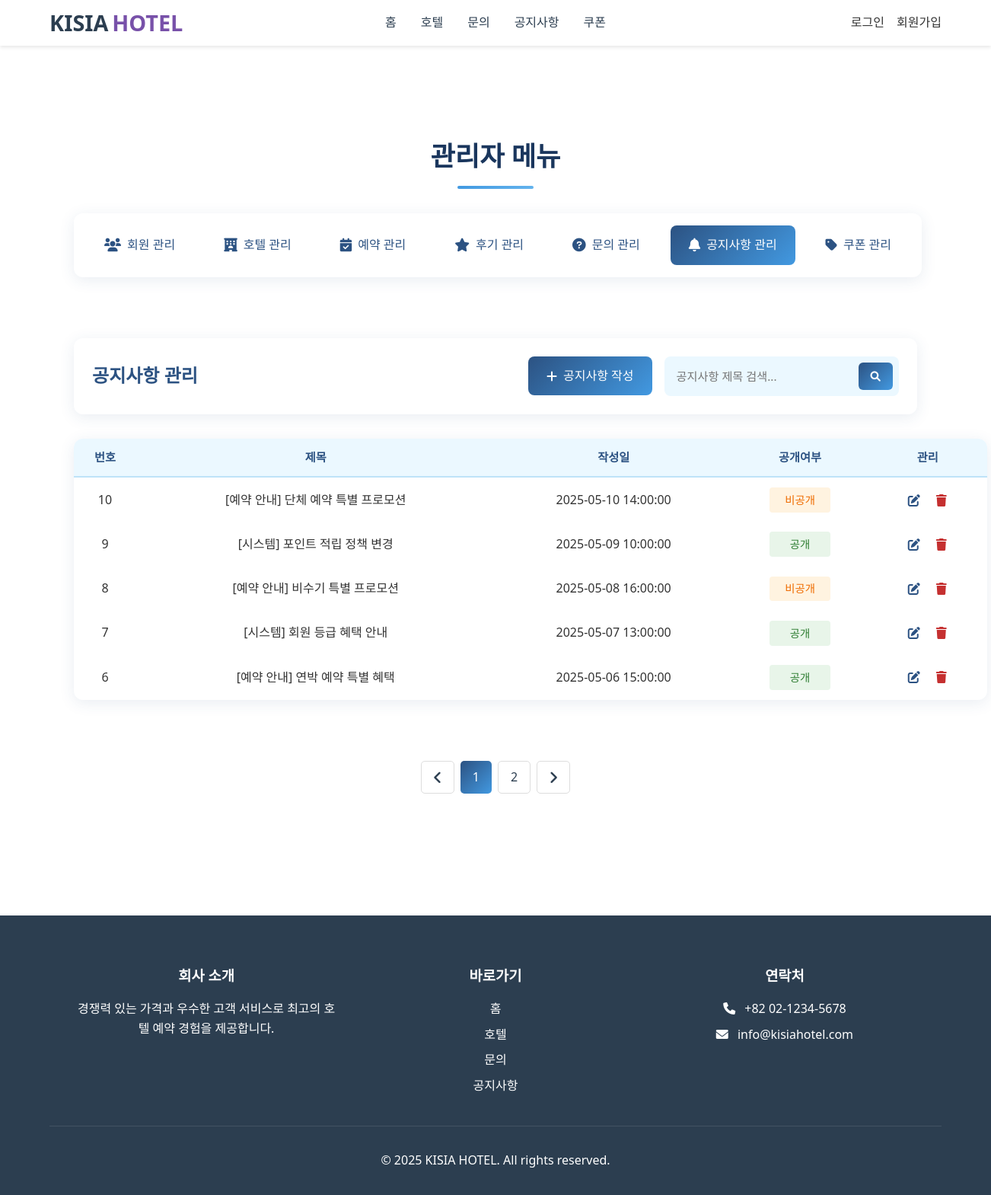
Page /admin/admin.php?tab=notices on the committed database.
### tables this page shows
CREATE TABLE notices (
    notice_id INT PRIMARY KEY AUTO_INCREMENT,
    user_id INT NOT NULL,
    title VARCHAR(255) NOT NULL,
    content TEXT NOT NULL,
    created_at DATETIME DEFAULT CURRENT_TIMESTAMP,
    is_released BOOLEAN DEFAULT TRUE,
    FOREIGN KEY (user_id) REFERENCES users(user_id)
);

### src/includes/info_for_admin.php (called while the page is built, shortened)
<?php
include_once __DIR__ . '/../includes/db_connection.php';
$current_tab = isset($_GET['tab']) ? $_GET['tab'] : 'users';
$items_per_page = 5;
$page = isset($_GET['page']) ? (int)$_GET['page'] : 1;
$offset = ($page - 1) * $items_per_page;
if ($current_tab === 'users') {
    if (isset($_GET['user_name_search']) && trim($_GET['user_name_search']) !== '') {
        $keyword = trim($_GET['user_name_search']);
        $count_sql = "SELECT COUNT(*) as total FROM users WHERE username LIKE '%$keyword%'";
        $count_result = $conn->query($count_sql);
        $total_items = $count_result->fetch_assoc()['total'];
        $total_pages = ceil($total_items / $items_per_page);
        $sql = "SELECT * FROM users WHERE username LIKE '%$keyword%' ORDER BY user_id ASC LIMIT $offset, $items_per_page";
        $result = $conn->query($sql);
        $users = [];
        if ($result && $result->num_rows > 0) {
            while ($row = $result->fetch_assoc()) {
                $users[] = $row;
            }
        }
    }
    else {
        $count_sql = "SELECT COUNT(*) as total FROM users";
        $count_result = $conn->query($count_sql);
        $total_items = $count_result->fetch_assoc()['total'];
        $total_pages = ceil($total_items / $items_per_page);
        $sql = "SELECT * FROM users ORDER BY user_id ASC LIMIT $offset, $items_per_page";
        $result = $conn->query($sql);
        $users = [];
        if ($result && $result->num_rows > 0) {
            while ($row = $result->fetch_assoc()) {
                $users[] = $row;
            }
        }
    }
}
else if ($current_tab === 'notices') {
    if (isset($_GET['notice_title_search']) && trim($_GET['notice_title_search']) !== '') {
        $keyword = trim($_GET['notice_title_search']);
        $count_sql = "SELECT COUNT(*) as total FROM notices WHERE title LIKE '%$keyword%'";
        $count_result = $conn->query($count_sql);
        $total_items = $count_result->fetch_assoc()['total'];
        $total_pages = ceil($total_items / $items_per_page);
        $sql = "SELECT n.*, u.username
                FROM notices n
                JOIN users u ON n.user_id = u.user_id
                WHERE n.title LIKE '%$keyword%'
                ORDER BY n.notice_id DESC
                LIMIT $offset, $items_per_page";
        $result = $conn->query($sql);
        $notices = [];
        if ($result && $result->num_rows > 0) {
            while ($row = $result->fetch_assoc()) {
                $notices[] = $row;
            }
        }
    }
    else {
        $sql = "SELECT n.*, u.username
                FROM notices n
                JOIN users u ON n.user_id = u.user_id
                ORDER BY n.notice_id DESC
                LIMIT $offset, $items_per_page";
        $result = $conn->query($sql);
        $notices = [];
        if ($result && $result->num_rows > 0) {
            while ($row = $result->fetch_assoc()) {
                $notices[] = $row;
            }
        }
    }
}
?>

### src/admin/admin.php (the view, shortened to what this page needs)
<?php
include_once __DIR__ . '/../includes/header.php';
include_once __DIR__ . '/../includes/info_for_admin.php';
?>
    <main class="admin-container">
        <h2 class="admin-title">관리자 메뉴</h2>
        <div class="admin-menu">
            <ul>
                <li class="active" data-tab="users">
                    <i class="fas fa-users"></i>
                    회원 관리
                </li>
                <li data-tab="hotels">
                    <i class="fas fa-hotel"></i>
                    호텔 관리
                </li>
                <li data-tab="reservations">
                    <i class="fas fa-calendar-check"></i>
                    예약 관리
                </li>
                <li data-tab="reviews">
                    <i class="fas fa-star"></i>
                    후기 관리
                </li>
                <li data-tab="inquiries">
                    <i class="fas fa-question-circle"></i>
                    문의 관리
                </li>
                <li data-tab="notices">
                    <i class="fas fa-bell"></i>
                    공지사항 관리
                </li>
                <li data-tab="coupons">
                    <i class="fas fa-tag"></i>
                    쿠폰 관리
                </li>
            </ul>
        </div>
        <div class="admin-content">
            <section id="notices" class="content-section">
                <div class="section-header">
                    <h2>공지사항 관리</h2>
                    <div class="search-form-container">
                        <div class="section-actions">
                            <a href="notice-write.php" class="add-btn"><i class="fas fa-plus"></i> 공지사항 작성</a>
                        </div>
                        <form method="get" action="../includes/info_for_admin.php">
                            <div class="admin-search-box">
                                <input type="text" name="notice_title_search" placeholder="공지사항 제목 검색...">
                                <button><i class="fas fa-search"></i></button>
                            </div>
                        </form>
                    </div>
                </div>
                <?php if (empty($notices)): ?>
                    <div class="admin-no-results">검색 결과가 없습니다.</div>
                <?php else: ?>
                    <div class="table-container">
                        <table class="admin-table">
                            <thead>
                                <tr>
                                    <th>번호</th>
                                    <th>제목</th>
                                    <th>작성일</th>
                                    <th>공개여부</th>
                                    <th>관리</th>
                                </tr>
                            </thead>
                            <tbody>
                                <?php foreach ($notices as $notice): ?>
                                    <tr>
                                        <td><?= $notice['notice_id'] ?></td>
                                        <td><?= $notice['title'] ?></td>
                                        <td><?= $notice['created_at'] ?></td>
                                        <td>
                                            <?php if ($notice['is_released']): ?>
                                                <span class="status-complete">공개</span>
                                            <?php else: ?>
                                                <span class="status-pending">비공개</span>
                                            <?php endif; ?>
                                        </td>
                                        <td>
                                            <form method="get" action="../admin/notice-edit.php">
                                                <button name="notice_edit" class="action-btn edit" value="<?= $notice['notice_id'] ?>"><i class="fas fa-edit"></i></button>
                                            </form>
                                            <form method="get" action="../action/admin_delete_action.php">
                                                <button name="notice_delete" class="action-btn delete" value="<?= $notice['notice_id'] ?>"><i class="fas fa-trash"></i></button>
                                            </form>
                                        </td>
                                    </tr>
                                <?php endforeach; ?>
                            </tbody>
                        </table>
                    </div>
                    <?php
                    if (isset($_GET['notice_title_search'])) {
                        searchPagination($page, $total_pages, 'notices', $_GET['notice_title_search']);
                    } else {
                        Adminpagination($page, $total_pages, 'notices');
                    }
                    ?>
                <?php endif; ?>
            </section>
        </div>
    </main>
<?php include_once __DIR__ . '/../includes/footer.php'; ?>
</body>
</html>

### src/style/styles.css (style rules this page uses)
* { margin: 0; padding: 0; box-sizing: border-box; font-family: 'Segoe UI', Tahoma, Geneva, Verdana, sans-serif; }
body { line-height: 1.6; color: #333; }
a { text-decoration: none; color: inherit; }

### src/style/mypage.css (style rules this page uses)
.content-section { display: none; }
.content-section.active { display: block; }

### src/style/inquiry.css (style rules this page uses)
.status-complete, .status-pending { display: inline-block; padding: 0.3rem 0.8rem; border-radius: 4px; font-size: 0.9rem; font-weight: 500; width: 80px; text-align: center; }
.status-complete { background-color: #e8f5e9; color: #2e7d32; }
.status-pending { background-color: #fff3e0; color: #ef6c00; }

### src/style/review.css (style rules this page uses)
.action-btn { display: flex; align-items: center; gap: 0.3rem; color: #666; cursor: pointer; border: none; background: none; font-size: 0.9rem; transition: color 0.3s; white-space: nowrap; }
.action-btn i { margin-right: 0; }

### rows in the picture
notices: notice_id "10", title "[예약 안내] 단체 예약 특별 프로모션", created_at "2025-05-10 14:00:00", is_released "비공개"
notices: notice_id "9", title "[시스템] 포인트 적립 정책 변경", created_at "2025-05-09 10:00:00", is_released "공개"
notices: notice_id "8", title "[예약 안내] 비수기 특별 프로모션", created_at "2025-05-08 16:00:00", is_released "비공개"
notices: notice_id "7", title "[시스템] 회원 등급 혜택 안내", created_at "2025-05-07 13:00:00", is_released "공개"
notices: notice_id "6", title "[예약 안내] 연박 예약 특별 혜택", created_at "2025-05-06 15:00:00", is_released "공개"
